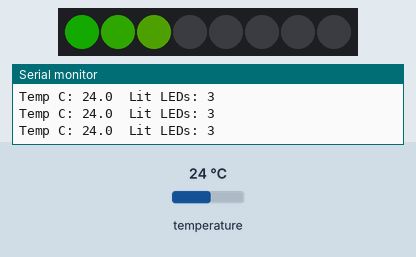
A sketch run on a simulated Arduino Uno R4 WiFi. Shown: 8 RGB LEDs in strip order, left to right, the last lines printed to the serial monitor. The test bench sets the inputs (shaded band); at power-on: temperature 24 °C. Dim RGB values are drawn brighter than linear.

Above: at 1.2 s.
1.3 s: temperature set to 12 °C
At 2.3 s:
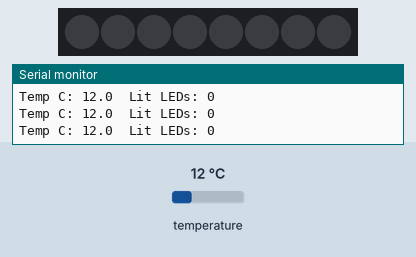
3.0 s: temperature set to 28 °C
At 3.7 s:
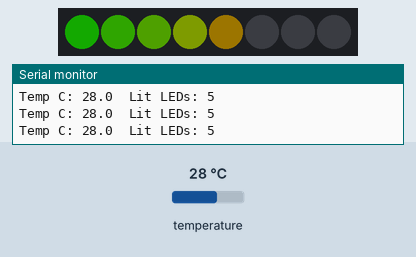
4.5 s: temperature set to 33 °C
At 5.1 s:
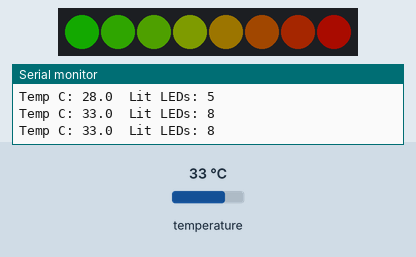
6.0 s: temperature set to 31.3 °C
At 6.5 s:
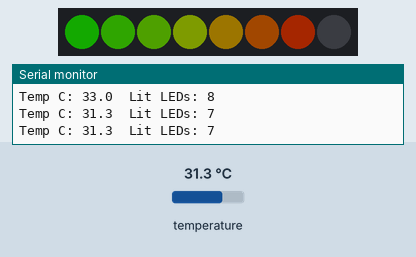
7.5 s: temperature set to 19 °C
At 7.9 s:
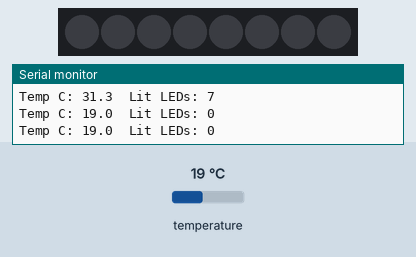
9.0 s: temperature set to 41 °C
At 10.4 s:
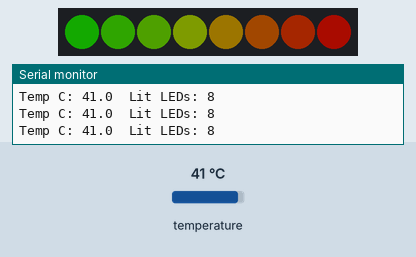
Timing chart, 0 to 11.5 s (numbered marks = the images above; inputs shaded):
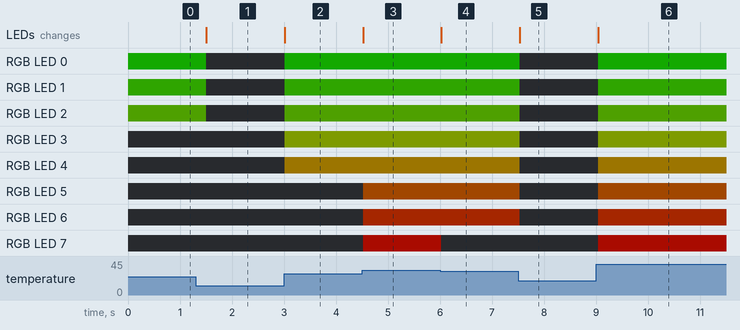

The sketch:

13_thermo_pixels_heatbar.ino
```cpp
#include <Modulino.h>

ModulinoThermo thermo;
ModulinoPixels pixels;

const int ledCount = 8;

void setup() {
  Serial.begin(115200);
  while (!Serial && millis() < 4000) {
  }

  Modulino.begin();
  thermo.begin();
  pixels.begin();

  Serial.println("Heat bar: warmer = more red LEDs.");
}

void loop() {
  float tempC = thermo.getTemperature();

  // Kids-friendly range for room demos.
  float tMin = 18.0;
  float tMax = 32.0;
  int lit = map((int)(constrain(tempC, tMin, tMax) * 10), (int)(tMin * 10), (int)(tMax * 10), 0, ledCount);
  lit = constrain(lit, 0, ledCount);

  for (int i = 0; i < ledCount; i++) {
    if (i < lit) {
      // Simple gradient: green to red across the strip.
      int red = map(i, 0, ledCount - 1, 30, 255);
      int green = map(i, 0, ledCount - 1, 255, 20);
      pixels.set(i, ModulinoColor(red, green, 0), 18);
    } else {
      pixels.set(i, ModulinoColor(0, 0, 0), 0);
    }
  }
  pixels.show();

  Serial.print("Temp C: ");
  Serial.print(tempC, 1);
  Serial.print("  Lit LEDs: ");
  Serial.println(lit);

  delay(300);
}
```

Measured:
- the behaviour switches between 32 and 31.9 °C on temperature (found by bisection; images 3 and 4)
- after the input at 1.3 s, RGB LED 0: RGB(5, 45, 0) → off after 0.21 s; RGB LED 1: RGB(11, 39, 0) → off after 0.21 s; RGB LED 2: RGB(16, 33, 0) → off after 0.21 s; the LEDs: change after 0.21 s (image 1)
- after the input at 3.0 s, RGB LED 0: off → RGB(5, 45, 0) at once; RGB LED 1: off → RGB(11, 39, 0) at once; RGB LED 2: off → RGB(16, 33, 0) at once; RGB LED 3: off → RGB(22, 27, 0) at once; RGB LED 4: off → RGB(28, 21, 0) at once; the LEDs: change at once (image 2)
- after the input at 4.5 s, RGB LED 5: off → RGB(34, 15, 0) at once; RGB LED 6: off → RGB(39, 9, 0) at once; RGB LED 7: off → RGB(45, 3, 0) at once; the LEDs: change at once (image 3)
- after the input at 6.0 s, RGB LED 7: RGB(45, 3, 0) → off at once; the LEDs: change at once (image 4)
- after the input at 7.5 s, RGB LED 0: RGB(5, 45, 0) → off at once; RGB LED 1: RGB(11, 39, 0) → off at once; RGB LED 2: RGB(16, 33, 0) → off at once; RGB LED 3: RGB(22, 27, 0) → off at once; RGB LED 4: RGB(28, 21, 0) → off at once; the LEDs: change at once (image 5)
- after the input at 9.0 s, RGB LED 0: off → RGB(5, 45, 0) at once; RGB LED 1: off → RGB(11, 39, 0) at once; RGB LED 2: off → RGB(16, 33, 0) at once; RGB LED 3: off → RGB(22, 27, 0) at once; RGB LED 4: off → RGB(28, 21, 0) at once; the LEDs: change at once (image 6)
